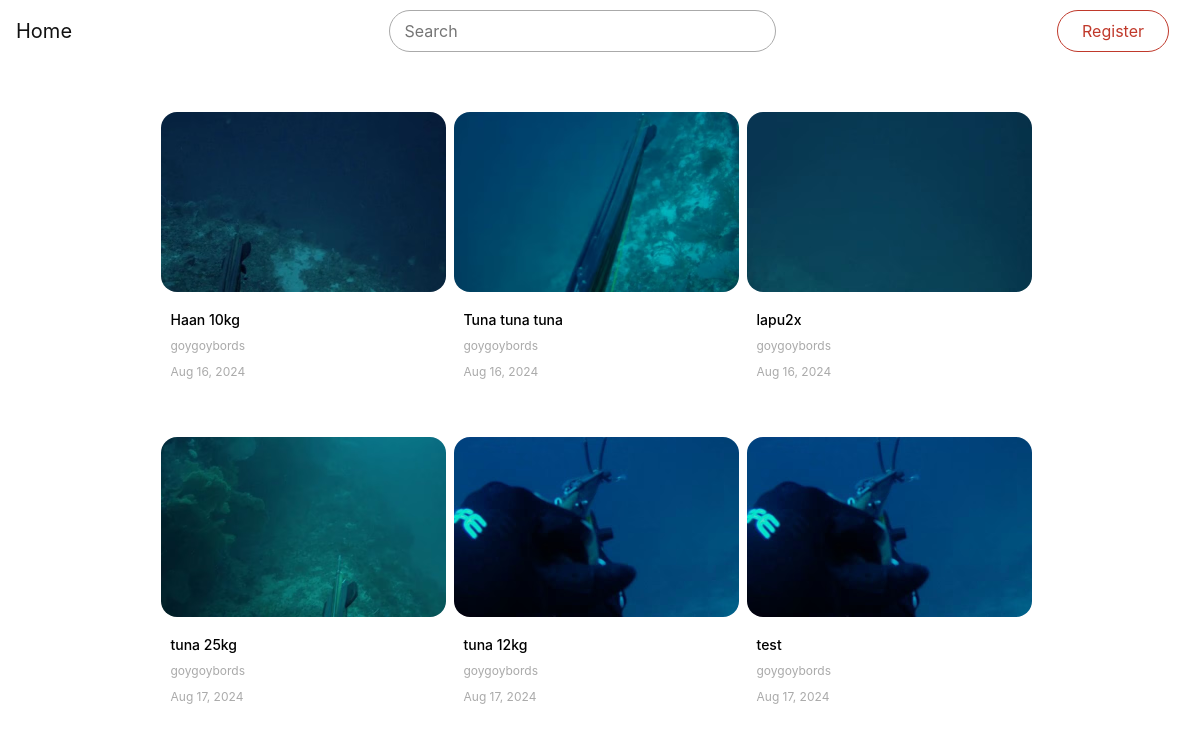
The app's page /, older data.
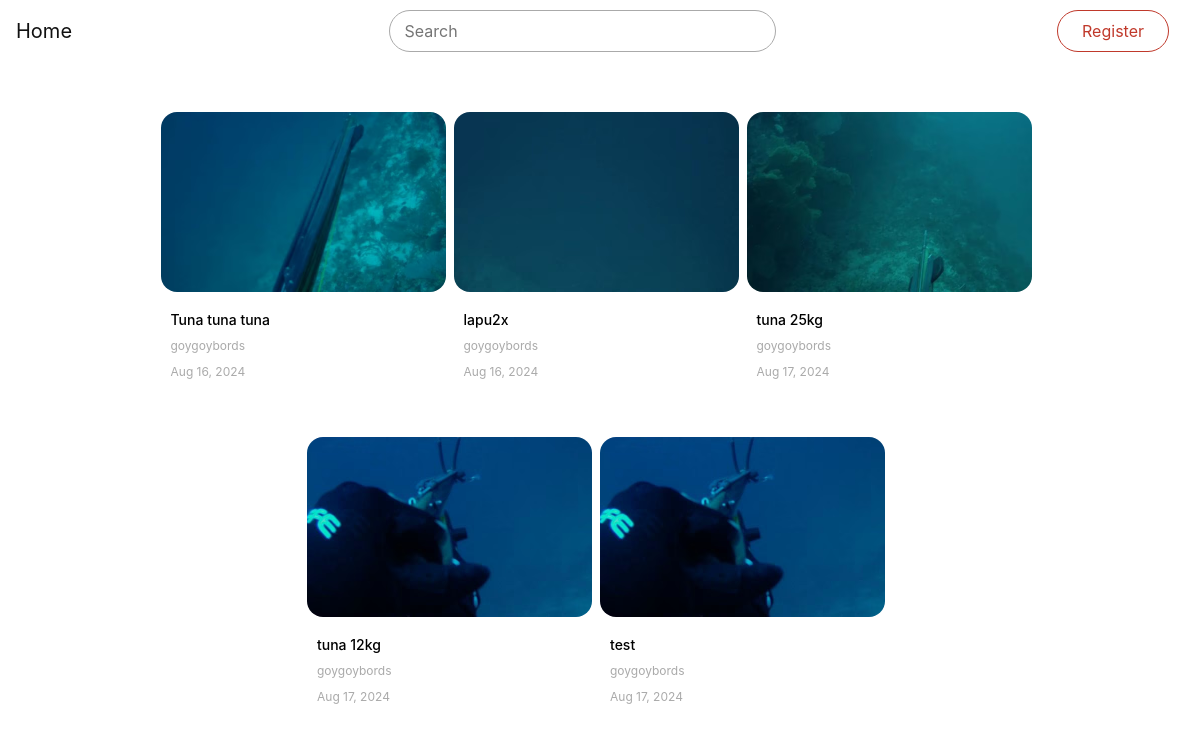
The same page, newer data.
### main/models.py (models this page shows, shortened)
class Video(models.Model):
    title       = models.CharField(max_length=100)
    description = models.TextField()
    video_file  = models.FileField(upload_to="uploads/videos",
                                validators = [FileExtensionValidator(allowed_extensions=video_extensions)])
    thumbnail   = models.FileField(upload_to="uploads/thumbnails",
                                validators = [FileExtensionValidator(allowed_extensions=thumb_extensions)])
    date_posted = models.DateTimeField(default=timezone.now)
    uploader    = models.ForeignKey(User, on_delete=models.CASCADE)

### main/views.py (the view)
# urls.py: path('', views.index, name="home"),
def index(request):
    videos = Video.objects.all()
    return render(request, 'layouts/home.html', {'videos': videos})

### templates/layouts/home.html (shortened to what this page needs)
{% extends 'layouts/index.html' %}
{% block content %}
    <div class="container">
        <div class="row justify-content-center">
            {% for video in videos %}
            <div class="card col-md-3 col-sm-12 mr-md-2 mt-5 p-3 border-0">
                <a href="{% url 'view_video' video.id %}"><img src="{{ video.thumbnail.url }}" width="256" height="144"/></a>
                <div class="card-body">
                    <a class="link-text" href="{% url 'view_video' video.id %}"><h5 class="text-center">{{ video.title }}</h5></a>
                    <p class="text-muted text-center m-0"> {{ video.uploader }}</p>
                    <p class="text-muted text-center"> {{ video.date_posted | date:"M d, Y" }}</p>
                </div>
            </div>
            {% endfor %}
        </div>
    </div>
{% endblock content %}

### templates/layouts/index.html (shortened to what this page needs)
{% load static %}
<!doctype html>
<html lang="en">
  <head>
    <link href="https://unpkg.com/@videojs/themes@1/dist/sea/index.css" rel="stylesheet">
    <link href="https://vjs.zencdn.net/7.8.3/video-js.css" rel="stylesheet" />
    <link href="https://stackpath.bootstrapcdn.com/bootstrap/4.5.0/css/bootstrap.min.css" rel="stylesheet">
    <link rel="stylesheet" href="{% static 'css/style.css' %}">
  </head>
  <body>
    <div class="padding-navbar"></div>
    {% include 'layouts/navigation.html' %}
    {% block content %}
    {% endblock content %}
  </body>
</html>

### templates/layouts/navigation.html (shortened to what this page needs)
{% load static %}
<nav class="navbar navbar-expand-lg fixed-top">
    <a href="{% url 'home' %}" class="navbar-brand">Home</a>
    <div class="collapse navbar-collapse" id="navbarSupportedContent">
        <form class="navbar-search" method="GET" action="">
            <input class="navbar-search-input" name="q" type="text" placeholder="Search" aria-label="Search" value={{ request.GET.q }}>
            <button type="submit" class="navbar-search-button"></button>
        </form>
        <ul class="navbar-nav">
            {% if user.is_authenticated %}
                <li class="nav-item dropdown">
                    <a class="nav-link" href="#" id="navbarDropdown" role="button" data-toggle="dropdown" aria-haspopup="true" aria-expanded="false">
                        <img src="/media/uploads/profile_picture/eyeglass.jpg" width="35" height="35" class="d-inline-block rounded-circle" alt="Profile">
                    </a>
                    <div class="dropdown-menu dropdown-menu-right" aria-labelledby="navbarDropdown">
                        <a class="dropdown-item" href="{% url 'profile' %}">View Profile</a>
                        <a class="dropdown-item" href="{% url 'edit_profile' user %}">Edit Profile</a>
                        <a class="dropdown-item" href="{% url 'logout' %}" onclick="event.preventDefault(); document.getElementById('logout-form').submit();">Sign Out</a>
                        <form id="logout-form" action="{% url 'logout' %}" method="POST" style="display: none;">
                            {% csrf_token %}
                            <button type="submit">Logout</button>
                        </form>
                    </div>
                </li>
            {% else %}
                <li class="nav-item">
                    <a class="nav-link" href="{% url 'register' %}">Register</a>
                </li>
            {% endif %}
        </ul>
    </div>
</nav>

### static/css/style.css (style rules this page uses)
.link-text { color: #333; transition: .3s; }
.navbar { background-color: rgba(255,255,255,1); padding-top:10px !important; padding-bottom: 10px !important; }
.navbar-brand { display: inline-block; padding-top: 0.3125rem; padding-bottom: 0.3125rem; margin-right: 1rem; font-size: 1.25rem; line-height: inherit; white-space: nowrap; color: #111111; transition: 0.3s; }
.navbar-search { flex: 1; text-align: center; }
.navbar-search-input { color: black; padding: 8px; padding-left: 15px; border: 1px solid #aaa; border-radius: 24px; width: 40%; outline: none; background-color: rgba(255,255,255,1); }
.navbar-search-button { padding: 4px; padding-left: 8px; padding-right: 8px; border: 1px solid transparent !important; border-radius: 24px; background-color: #fff; color: #333; font-size: auto; margin-left: -42px; transition: 0.3s; }
body { background-color: #fff; color: rgba(44,47,51,1); }
.nav-link { color: #c0392b; margin-right: 15px; transition: 0.3s; padding-left:24px !important; padding-right: 24px !important; border:1px solid #c0392b; border-radius: 24px; }
.navbar-nav .nav-item { align-content: center; }
.card { color: white; background-color: rgba(66,69,73,0); padding:0 !important; }
.card img { border-radius:16px; object-fit: cover; object-position: center; height:180px; width:100%; }
.card .card-body { padding:8px 10px !important; text-align: left; margin-top: 4px; }
.card .card-body .link-text h5 { padding-top:8px; font-size:14px; text-align: left !important; color:#000 !important; }
.card .card-body p,.card .card-body p.text-center { font-size:12px; text-align: left !important; color:#aaa !important; margin-bottom: 0 !important; margin-top: 8px; }
.link-text { color:black; transition: 0.3s; }
.text-muted { color: #c5c5c5!important; }
.container { margin:auto; }
.padding-navbar { padding-top: 4em; }

Row changes from the older to the newer data that the page shows:
removed Video: thumbnail (picture), title "Haan 10kg", uploader "goygoybords", date_posted "Aug 16, 2024"
